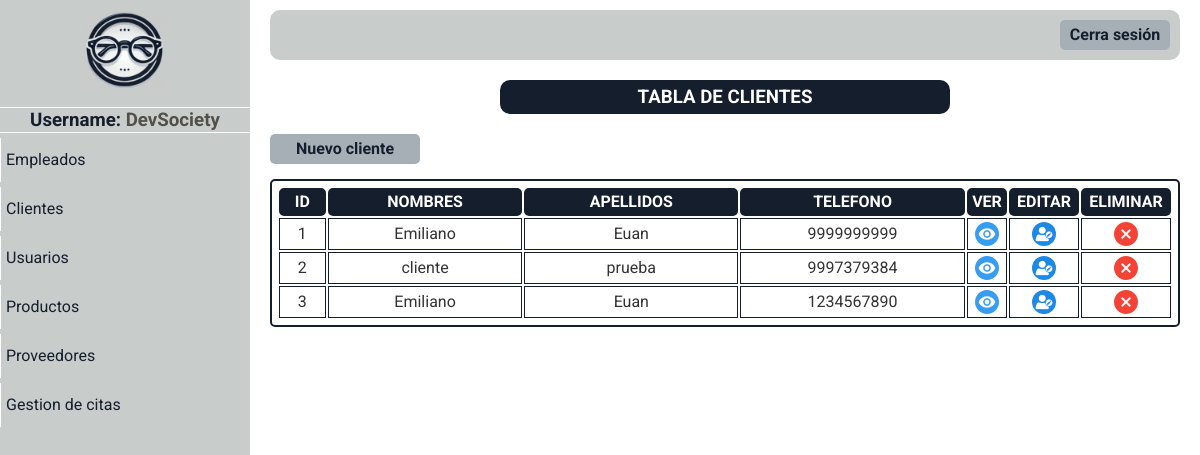
The app's page /paginas/mostrar_clientes.php (signed in), older data.
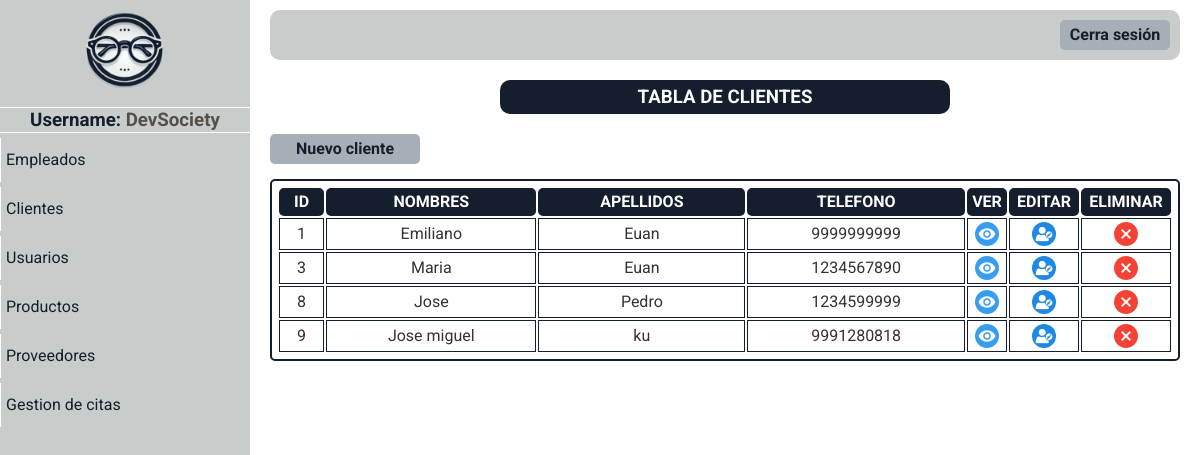
The same page, newer data.
### tables this page shows
CREATE TABLE `clientes` (
  `id_cliente` int(5) NOT NULL,
  `nombres` varchar(100) DEFAULT NULL,
  `apellidos` varchar(100) DEFAULT NULL,
  `correo` varchar(100) DEFAULT NULL,
  `telefono` varchar(15) DEFAULT NULL,
  `direccion` varchar(255) DEFAULT NULL,
  `preescripcion` text DEFAULT NULL,
  `contrasena` varchar(255) DEFAULT NULL,
  `verificado` varchar(10) DEFAULT NULL,
  `rol` varchar(50) DEFAULT NULL,
  `libre` int(11) DEFAULT NULL,
  `libre2` int(11) DEFAULT NULL
);

### paginas/mostrar_clientes.php (the view, shortened to what this page needs)
<!DOCTYPE html>
<html lang="en">
<head>
</head>
<body>
    <?php include "menu_panel.php" ?>
    <div class="usuarios-content main-content">
        <div class="titulo">
            <h3>TABLA DE CLIENTES</h3>
        </div>
        <div class="opciones-btn">
            <div class="btn-nuevo-cliente btn">
                <a href="./registrar_cliente.php">Nuevo cliente</a>
            </div>
        </div>
        <table>
            <tr>
                <th>ID</th>
                <th>NOMBRES</th>
                <th>APELLIDOS</th>
                <th>TELEFONO</th>
                <th>VER</th>
                <th>EDITAR</th>
                <th>ELIMINAR</th>
            </tr>
            <?php
            require "../php/conexion.php";
            $datos_usuario = "SELECT * FROM clientes ORDER BY id_cliente ASC";
            $resultado = mysqli_query($conectar, $datos_usuario);
            while ($fila = mysqli_fetch_assoc($resultado)) { ?>
                <tr>
                    <td> <?php echo "$fila[id_cliente]" ?></td>
                    <td> <?php echo "$fila[nombres]" ?></td>
                    <td> <?php echo "$fila[apellidos]" ?></td>
                    <td> <?php echo "$fila[telefono]" ?></td>
                    <td class="btn-ver"> <a href="./ver_cliente.php?origen=clientes&id=<?php echo $fila['id_cliente']; ?>"><img src="../imagenes/ojo.png" alt=""></a></td>
                    <td class="btn-editar"> <a href="./editar_cliente.php?origen=clientes&id=<?php echo $fila['id_cliente']; ?>"><img src="../imagenes/edit.png" alt=""></a></td>
                    <td class="btn-eliminar"> <a href="#" onClick="validar('../php/delete_cliente.php?id=<?php echo $fila['id_cliente']; ?>','<?php echo  addslashes($fila['nombres'])." ".addslashes($fila['apellidos']); ?>');"><img src="../imagenes/borrar.png" alt=""></a></td>
                </tr>
            <?php
            }
            ?>
        </table>
    </div>
</body>
</html>

Row changes from the older to the newer data that the page shows:
removed clientes: id_cliente "2", nombres "cliente", apellidos "prueba", telefono "9997379384"
changed clientes id 3: nombres "Emiliano" → "Maria"
added clientes: id_cliente "8", nombres "Jose", apellidos "Pedro", telefono "1234599999"
added clientes: id_cliente "9", nombres "Jose miguel", apellidos "ku", telefono "9991280818"
